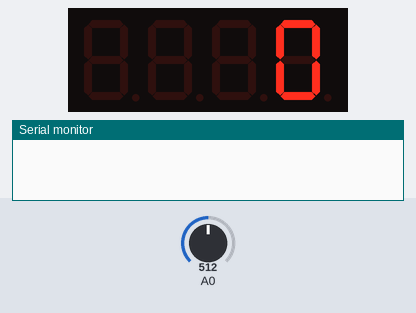
Recording of a sketch running on a simulated Arduino Uno, built with avr-gcc and run on an emulated ATmega328P. Shown: 4-digit seven-segment display, the last lines printed to the serial monitor. Wiring (inferred from the names in the program): 4-digit 7-segment display, segments lit when HIGH: segments pin 2, pin 3, pin 4, pin 5, pin 6, pin 7, pin 8, pin 9; digit selects A2, A3, A4, A5. The test bench sets the inputs (shaded band); at power-on: A0 = 512. The segment pins are drawn as the display they are named for.

Above: at 1.2 s.
1.3 s: A0 set to 490
At 2.6 s:
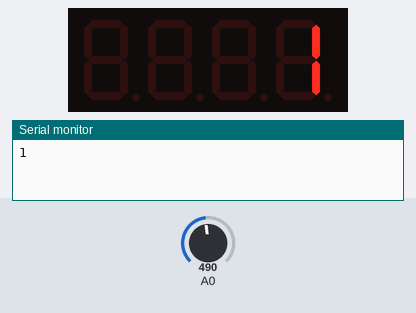
Timing chart, 0 to 4.3 s (numbered marks = the images above; inputs shaded):
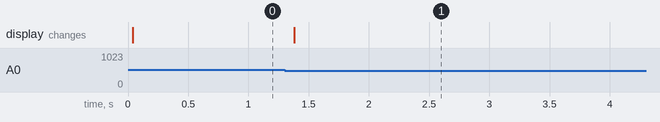

Measured:
- after the input at 1.3 s, the display: changes after 0.08 s (image 1)

The sketch:

Infa7Seg.ino
```cpp
int port_segment[] = {2,3,4,5,6,7,8,9}; // Port ABCDEFG.
int port_transistor[] = {A2,A3,A4,A5}; // Port Digit Selector Transistor

int NUMBER0[] = {1, 1, 1, 1, 1, 1, 0};
int NUMBER1[] = {0, 1, 1, 0, 0, 0, 0};
int NUMBER2[] = {1, 1, 0, 1, 1, 0, 1};
int NUMBER3[] = {1, 1, 1, 1, 0, 0, 1};
int NUMBER4[] = {0, 1, 1, 0, 0, 1, 1};
int NUMBER5[] = {1, 0, 1, 1, 0, 1, 1};
int NUMBER6[] = {1, 0, 1, 1, 1, 1, 1};
int NUMBER7[] = {1, 1, 1, 0, 0, 1, 0};
int NUMBER8[] = {1, 1, 1, 1, 1, 1, 1};
int NUMBER9[] = {1, 1, 1, 1, 0, 1, 1};

void segment_draw(int);
void segment_aim(int);
void segment_display(int);

void setup()
{
  Serial.begin(9600);

  pinMode(port_segment[0],OUTPUT);
  pinMode(port_segment[1],OUTPUT);
  pinMode(port_segment[2],OUTPUT);
  pinMode(port_segment[3],OUTPUT);
  pinMode(port_segment[4],OUTPUT);
  pinMode(port_segment[5],OUTPUT);
  pinMode(port_segment[6],OUTPUT);
  pinMode(port_segment[7],OUTPUT);

  pinMode(port_transistor[0],OUTPUT);
  pinMode(port_transistor[1],OUTPUT);
  pinMode(port_transistor[2],OUTPUT);
  pinMode(port_transistor[3],OUTPUT);

  pinMode(A0,INPUT);
}

bool closer;
int counter = 0;
void loop()
{


  segment_display(counter);

  if(!closer && analogRead(A0) < 500)
  {
    counter++;
    Serial.println(counter);
    closer = true;
  }
  else if(closer && analogRead(A0) > 500)
  {
    closer = false;
  }
}

void segment_display(int num)
{
  int a,b,c,d;
  int T = 5;
  a = (num/1000)%10;
  b = (num/100)%10;
  c = (num/10)%10;
  d = (num/1)%10;
  if(num < 10) //0 - 9
  {
    a = -1; b = -1 ; c = -1;
  }
  if(num < 100 && num >= 10) // 10 - 99
  {
    a = -1; b = -1 ;
  }
  if(num < 1000 && num >= 100) // 100 - 999
  {
    a = -1;
  }
  //Serial.println(a);
  //Serial.println(b);
  //Serial.println(c);
  //Serial.println(d);

  segment_aim(1);
  segment_draw(a);
  delay(T);
  segment_aim(2);
  segment_draw(b);
  delay(T);
  segment_aim(3);
  segment_draw(c);
  delay(T);
  segment_aim(4);
  segment_draw(d);
  delay(T);

}

void segment_aim(int num)
{
  switch(num)
  {
    case 99 : // Aim for all digit
    {
      for(int i = 0 ; i < 4 ; i++)
      {
        digitalWrite(port_transistor[i],HIGH);
      }
      break;
    }
    case 1 :
    {
      for(int i = 0 ;i < 4 ; i++)
      {
        digitalWrite(port_transistor[i],LOW);
      }
      digitalWrite(port_transistor[0],HIGH);
      break;
    }
    case 2 :
    {
      for(int i = 0 ;i < 4 ; i++)
      {
        digitalWrite(port_transistor[i],LOW);
      }
      digitalWrite(port_transistor[1],HIGH);
      break;
    }
    case 3 :
    {
      for(int i = 0 ;i < 4 ; i++)
      {
        digitalWrite(port_transistor[i],LOW);
      }
      digitalWrite(port_transistor[2],HIGH);
      break;
    }
    case 4 :
    {
      for(int i = 0 ;i < 4 ; i++)
      {
        digitalWrite(port_transistor[i],LOW);
      }
      digitalWrite(port_transistor[3],HIGH);
      break;
    }
  }
}

void segment_draw(int num)
{
  switch (num)
  {
    case -1 :
    {
      for(int i = 0 ; i < 7 ; i++)
      {
        digitalWrite(port_segment[i],LOW);
      }
      break;
    }
    case 0:
    {
      for(int i = 0; i< 7; i++)
      {
        digitalWrite(port_segment[i],NUMBER0[i]);
      }
    break;
    }

    case 1:
    {
      for(int i = 0; i< 7; i++)
      {
        digitalWrite(port_segment[i],NUMBER1[i]);
      }
    break;
    }

    case 2:
    {
      for(int i = 0; i< 7; i++)
      {
        digitalWrite(port_segment[i],NUMBER2[i]);
      }
    break;
    }

    case 3:
    {
      for(int i = 0; i< 7; i++)
      {
        digitalWrite(port_segment[i],NUMBER3[i]);
      }
    break;
    }

    case 4:
    {
      for(int i = 0; i< 7; i++)
      {
        digitalWrite(port_segment[i],NUMBER4[i]);
      }
    break;
    }

    case 5:
    {
      for(int i = 0; i< 7; i++)
      {
        digitalWrite(port_segment[i],NUMBER5[i]);
      }
    break;
    }

    case 6:
    {
      for(int i = 0; i< 7; i++)
      {
        digitalWrite(port_segment[i],NUMBER6[i]);
      }
    break;
    }

    case 7:
    {
      for(int i = 0; i< 7; i++)
      {
        digitalWrite(port_segment[i],NUMBER7[i]);
      }
    break;
    }

    case 8:
    {
      for(int i = 0; i< 7; i++)
      {
        digitalWrite(port_segment[i],NUMBER8[i]);
      }
    break;
    }

    case 9:
    {
      for(int i = 0; i< 7; i++)
      {
        digitalWrite(port_segment[i],NUMBER9[i]);
      }
    break;
    }
  }
}
```
